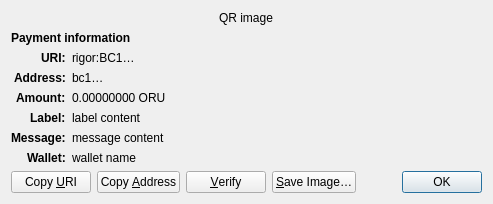
<?xml version="1.0" encoding="UTF-8"?>
<ui version="4.0">
 <class>ReceiveRequestDialog</class>
 <widget class="QDialog" name="ReceiveRequestDialog">
  <property name="geometry">
   <rect>
    <x>0</x>
    <y>0</y>
    <width>413</width>
    <height>229</height>
   </rect>
  </property>
  <property name="windowTitle">
   <string>Request payment to …</string>
  </property>
  <layout class="QGridLayout" name="gridLayout" columnstretch="0,1">
   <property name="sizeConstraint">
    <enum>QLayout::SetFixedSize</enum>
   </property>
   <item row="0" column="0" colspan="2" alignment="Qt::AlignHCenter">
    <widget class="QRImageWidget" name="qr_code">
     <property name="text">
      <string notr="true">QR image</string>
     </property>
     <property name="textInteractionFlags">
      <set>Qt::NoTextInteraction</set>
     </property>
    </widget>
   </item>
   <item row="1" column="0" colspan="2">
    <widget class="QLabel" name="payment_header">
     <property name="font">
      <font>
       <weight>75</weight>
       <bold>true</bold>
      </font>
     </property>
     <property name="text">
      <string>Payment information</string>
     </property>
     <property name="textInteractionFlags">
      <set>Qt::NoTextInteraction</set>
     </property>
    </widget>
   </item>
   <item row="2" column="0" alignment="Qt::AlignRight|Qt::AlignTop">
    <widget class="QLabel" name="uri_tag">
     <property name="font">
      <font>
       <weight>75</weight>
       <bold>true</bold>
      </font>
     </property>
     <property name="text">
      <string notr="true">URI:</string>
     </property>
     <property name="textFormat">
      <enum>Qt::PlainText</enum>
     </property>
     <property name="textInteractionFlags">
      <set>Qt::NoTextInteraction</set>
     </property>
    </widget>
   </item>
   <item row="2" column="1" alignment="Qt::AlignTop">
    <widget class="QLabel" name="uri_content">
     <property name="text">
      <string notr="true">rigor:BC1…</string>
     </property>
     <property name="textFormat">
      <enum>Qt::RichText</enum>
     </property>
     <property name="wordWrap">
      <bool>true</bool>
     </property>
     <property name="textInteractionFlags">
      <set>Qt::TextSelectableByMouse</set>
     </property>
    </widget>
   </item>
   <item row="3" column="0" alignment="Qt::AlignRight|Qt::AlignTop">
    <widget class="QLabel" name="address_tag">
     <property name="font">
      <font>
       <weight>75</weight>
       <bold>true</bold>
      </font>
     </property>
     <property name="text">
      <string>Address:</string>
     </property>
     <property name="textInteractionFlags">
      <set>Qt::NoTextInteraction</set>
     </property>
    </widget>
   </item>
   <item row="3" column="1" alignment="Qt::AlignTop">
    <widget class="QLabel" name="address_content">
     <property name="text">
      <string notr="true">bc1…</string>
     </property>
     <property name="textFormat">
      <enum>Qt::PlainText</enum>
     </property>
     <property name="textInteractionFlags">
      <set>Qt::TextSelectableByMouse</set>
     </property>
    </widget>
   </item>
   <item row="4" column="0" alignment="Qt::AlignRight|Qt::AlignTop">
    <widget class="QLabel" name="amount_tag">
     <property name="font">
      <font>
       <weight>75</weight>
       <bold>true</bold>
      </font>
     </property>
     <property name="text">
      <string>Amount:</string>
     </property>
     <property name="textInteractionFlags">
      <set>Qt::NoTextInteraction</set>
     </property>
    </widget>
   </item>
   <item row="4" column="1" alignment="Qt::AlignTop">
    <widget class="QLabel" name="amount_content">
     <property name="text">
      <string notr="true">0.00000000 ORU</string>
     </property>
     <property name="textFormat">
      <enum>Qt::PlainText</enum>
     </property>
     <property name="textInteractionFlags">
      <set>Qt::TextSelectableByMouse</set>
     </property>
    </widget>
   </item>
   <item row="5" column="0" alignment="Qt::AlignRight|Qt::AlignTop">
    <widget class="QLabel" name="label_tag">
     <property name="font">
      <font>
       <weight>75</weight>
       <bold>true</bold>
      </font>
     </property>
     <property name="text">
      <string>Label:</string>
     </property>
     <property name="textInteractionFlags">
      <set>Qt::NoTextInteraction</set>
     </property>
    </widget>
   </item>
   <item row="5" column="1" alignment="Qt::AlignTop">
    <widget class="QLabel" name="label_content">
     <property name="text">
      <string notr="true">label content</string>
     </property>
     <property name="textFormat">
      <enum>Qt::PlainText</enum>
     </property>
     <property name="wordWrap">
      <bool>true</bool>
     </property>
     <property name="textInteractionFlags">
      <set>Qt::TextSelectableByMouse</set>
     </property>
    </widget>
   </item>
   <item row="6" column="0" alignment="Qt::AlignRight|Qt::AlignTop">
    <widget class="QLabel" name="message_tag">
     <property name="font">
      <font>
       <weight>75</weight>
       <bold>true</bold>
      </font>
     </property>
     <property name="text">
      <string>Message:</string>
     </property>
     <property name="textInteractionFlags">
      <set>Qt::NoTextInteraction</set>
     </property>
    </widget>
   </item>
   <item row="6" column="1" alignment="Qt::AlignTop">
    <widget class="QLabel" name="message_content">
     <property name="text">
      <string notr="true">message content</string>
     </property>
     <property name="textFormat">
      <enum>Qt::PlainText</enum>
     </property>
     <property name="wordWrap">
      <bool>true</bool>
     </property>
     <property name="textInteractionFlags">
      <set>Qt::TextSelectableByMouse</set>
     </property>
    </widget>
   </item>
   <item row="7" column="0" alignment="Qt::AlignRight|Qt::AlignTop">
    <widget class="QLabel" name="wallet_tag">
     <property name="font">
      <font>
       <weight>75</weight>
       <bold>true</bold>
      </font>
     </property>
     <property name="text">
      <string>Wallet:</string>
     </property>
     <property name="textInteractionFlags">
      <set>Qt::NoTextInteraction</set>
     </property>
    </widget>
   </item>
   <item row="7" column="1" alignment="Qt::AlignTop">
    <widget class="QLabel" name="wallet_content">
     <property name="text">
      <string notr="true">wallet name</string>
     </property>
     <property name="textFormat">
      <enum>Qt::PlainText</enum>
     </property>
     <property name="wordWrap">
      <bool>true</bool>
     </property>
     <property name="textInteractionFlags">
      <set>Qt::TextSelectableByMouse</set>
     </property>
    </widget>
   </item>
   <item row="8" column="0" colspan="2">
    <layout class="QHBoxLayout" name="horizontalLayout">
     <item>
      <widget class="QPushButton" name="btnCopyURI">
       <property name="text">
        <string>Copy &amp;URI</string>
       </property>
       <property name="autoDefault">
        <bool>false</bool>
       </property>
      </widget>
     </item>
     <item>
      <widget class="QPushButton" name="btnCopyAddress">
       <property name="text">
        <string>Copy &amp;Address</string>
       </property>
       <property name="autoDefault">
        <bool>false</bool>
       </property>
      </widget>
     </item>
     <item>
      <widget class="QPushButton" name="btnVerify">
       <property name="text">
        <string>&amp;Verify</string>
       </property>
       <property name="toolTip">
        <string>Verify this address on e.g. a hardware wallet screen</string>
       </property>
       <property name="autoDefault">
        <bool>false</bool>
       </property>
      </widget>
     </item>
     <item>
      <widget class="QPushButton" name="btnSaveAs">
       <property name="text">
        <string>&amp;Save Image…</string>
       </property>
       <property name="autoDefault">
        <bool>false</bool>
       </property>
      </widget>
     </item>
     <item>
      <spacer name="horizontalSpacer_2">
       <property name="orientation">
        <enum>Qt::Horizontal</enum>
       </property>
       <property name="sizeHint" stdset="0">
        <size>
         <width>40</width>
         <height>20</height>
        </size>
       </property>
      </spacer>
     </item>
     <item>
      <widget class="QDialogButtonBox" name="buttonBox">
       <property name="focusPolicy">
        <enum>Qt::StrongFocus</enum>
       </property>
       <property name="standardButtons">
        <set>QDialogButtonBox::Ok</set>
       </property>
      </widget>
     </item>
    </layout>
   </item>
  </layout>
 </widget>
 <customwidgets>
  <customwidget>
   <class>QRImageWidget</class>
   <extends>QLabel</extends>
   <header>qt/qrimagewidget.h</header>
  </customwidget>
 </customwidgets>
 <tabstops>
  <tabstop>buttonBox</tabstop>
  <tabstop>btnCopyURI</tabstop>
  <tabstop>btnCopyAddress</tabstop>
  <tabstop>btnSaveAs</tabstop>
 </tabstops>
 <resources/>
 <connections>
  <connection>
   <sender>buttonBox</sender>
   <signal>accepted()</signal>
   <receiver>ReceiveRequestDialog</receiver>
   <slot>accept()</slot>
   <hints>
    <hint type="sourcelabel">
     <x>135</x>
     <y>230</y>
    </hint>
    <hint type="destinationlabel">
     <x>135</x>
     <y>126</y>
    </hint>
   </hints>
  </connection>
 </connections>
</ui>
